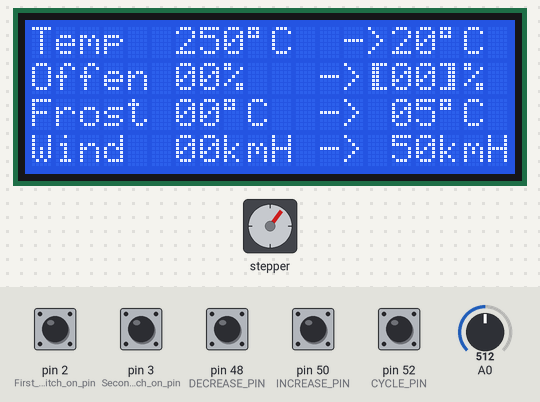
A program run on a simulated Arduino Mega 2560, built with avr-gcc and run on an emulated ATmega2560. On the bench: 20×4 character LCD, stepper motor. The inputs (shaded band) are chosen by the test bench; at power-on: pin 2 (First_stop_switch_on_pin), pin 3 (Second_stop_switch_on_pin), pin 48 (DECREASE_PIN), pin 50 (INCREASE_PIN), pin 52 (CYCLE_PIN) HIGH, A0 = 512. Stepper angles assume 2048 steps per turn; what the program prints to the serial monitor is not drawn.

Above: at 1.3 s.
1.4 s: A0 set to 48
8.3 s: A0 set to 37
At 13.7 s:
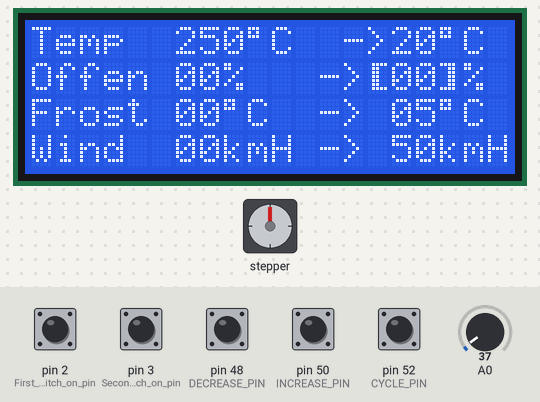
15.2 s: pin 52 (CYCLE_PIN) pulled LOW for 3 s
At 19.3 s:
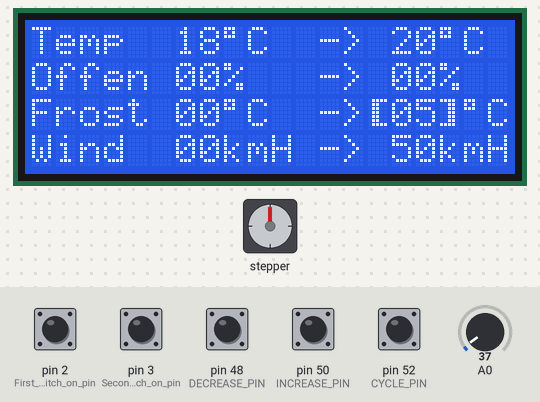
22.1 s: pin 52 (CYCLE_PIN) pulled LOW for 3 s
At 25.8 s:
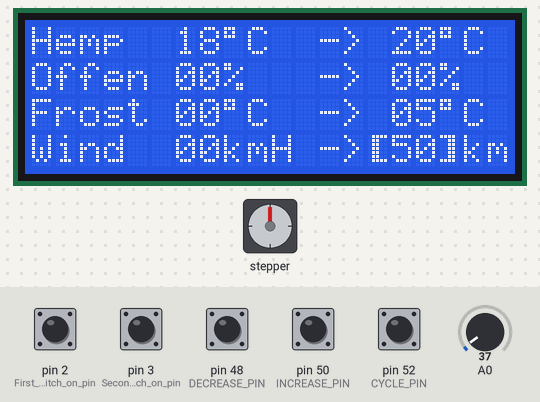
29.0 s: pin 52 (CYCLE_PIN) pulled LOW for 3 s
At 33.4 s:
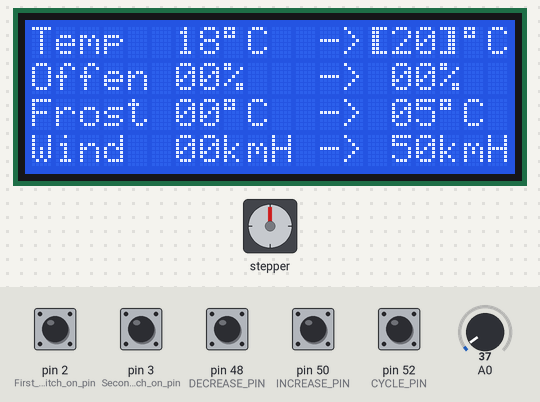
35.9 s: pin 48 (DECREASE_PIN) pulled LOW for 3 s
At 39.9 s:
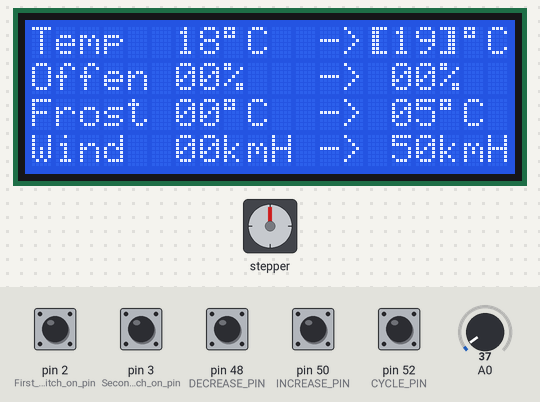
Timing chart, 0 to 41.4 s (numbered marks = the images above; inputs shaded):
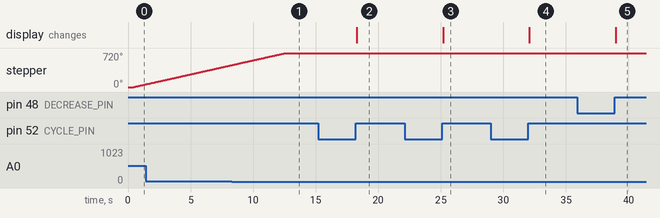

The program:

main.cpp
```cpp
// libraries:
#include <Arduino.h>
#include <Wire.h>
#include <LiquidCrystal_I2C.h>

// own scripts:
#include "stepper_control.h"
#include "display_control.h"
#include "wind_sensor.h"
#include "stop_button.h"
#include "temperature_sensor.h"

const int WIND_SENSOR_PIN = 2;
WindSensor windSensor(WIND_SENSOR_PIN);

TemperatureSensor tempSensor(A0);

#define CYCLE_PIN 52
#define INCREASE_PIN 50
#define DECREASE_PIN 48

#define TEMPERATURE_INCREMENT_VALUE 1
#define OPEN_INCREMENT_VALUE 5
#define FROST_INCREMENT_VALUE 1
#define WIND_INCREMENT_VALUE 10


StepperControl* stepper = new StepperControl();

//initialize stepper

void setup() {
  Serial.begin(9600);
  Stop::initialize();
  windSensor.begin();


  pinMode(CYCLE_PIN, INPUT_PULLUP);
  pinMode(INCREASE_PIN, INPUT_PULLUP);
  pinMode(DECREASE_PIN, INPUT_PULLUP);

  initializeDisplay();
  tempTarget = 20;
  frostTarget = 5;
  windTarget = 50;
  currentLine = 0;
  }

void loop() {


  tempSensor.update();
  //Serial.print(tempSensor.temperatureC);
  tempCurrent = tempSensor.temperatureC;

  //windsensor
  //TODO: implement logic to turn motor until window is closed
  float currentSpeed = windSensor.getSpeed();

  if (windSensor.isSpeedCritical()) {
    windSensor.emergencyStop();
  }

  static unsigned long lastReset = 0;
  if (millis() - lastReset >= 1000) {
      windSensor.resetCount();
      lastReset = millis();

      // Optional: Print speed for debugging
      // Serial.print("Wind speed: ");
      // Serial.print(currentSpeed);
      // Serial.println(" km/h");
  }
  //end windsensor


  handleButtons(CYCLE_PIN, INCREASE_PIN, DECREASE_PIN,
                TEMPERATURE_INCREMENT_VALUE, OPEN_INCREMENT_VALUE,
                FROST_INCREMENT_VALUE, WIND_INCREMENT_VALUE);

  if (tempCurrent>tempTarget){
    stepper->oneRotation(true);
  }
  //
}
```

display_control.cpp
```cpp
#include <Arduino.h>
#include "display_control.h"

// LCD object
LiquidCrystal_I2C lcd(0x27, LCD_COLS, LCD_ROWS); // Adjust address if needed

// Variables for display lines
int tempCurrent = 25;
int tempTarget = 0;
int openPercent = 0;
int openTarget = 0;
int frostCurrent = 0;
int frostTarget = 0;
int windCurrent = 0;
int windTarget = 0;

int currentLine = 0; // 0: Temp, 1: Open, 2: Frost, 3: Wind

bool cyclePressed = false;
bool incPressed = false;
bool decPressed = false;

void initializeDisplay() {
  // Initialize I2C communication
  Wire.begin();

  // Try to scan for I2C devices to check connection
  scanI2CDevices();

  // Initialize LCD
  lcd.init();
  lcd.backlight(); // Turn on backlight

  // Create custom character for inverted display (block character)
  byte leftBracket[8] = {
    B01111,
    B01100,
    B01100,
    B01100,
    B01100,
    B01100,
    B01111,
    B00000
  };
  byte rightBracket[8] = {
    B11110,
    B00110,
    B00110,
    B00110,
    B00110,
    B00110,
    B11110,
    B00000
  };

  lcd.createChar(1, leftBracket);   // Custom char 1 = [
  lcd.createChar(2, rightBracket);  // Custom char 2 = ]
  updateDisplay();
}

void scanI2CDevices() {
  byte error, address;
  int nDevices;

  Serial.println("Scanning...");

  nDevices = 0;
  for(address = 1; address < 127; address++ ) {
    Wire.beginTransmission(address);
    error = Wire.endTransmission();

    if (error == 0) {
      Serial.print("I2C device found at address 0x");
      if (address<16)
        Serial.print("0");
      Serial.print(address,HEX);
      Serial.println("  !");
      nDevices++;
    }
  }
  if (nDevices == 0)
    Serial.println("No I2C devices found\n");
  else
    Serial.println("done\n");
}

void printWithHighlight(int value, int col, int row, bool highlight) {
  lcd.setCursor(col, row);

  if (highlight) {
    // Print left border at column 14
    lcd.setCursor(14, row);
    lcd.write(byte(1)); // Custom [

    // Print value at column 15-16
    lcd.setCursor(15, row);
    if (value < 10) {
      lcd.print("0"); // Leading zero for single digit
    }
    lcd.print(value);

    // Print right border at column 17
    lcd.setCursor(17, row);
    lcd.write(byte(2)); // Custom ]
  } else {
    // Normal printing (no borders)
    lcd.setCursor(15, row); // Center the non-highlighted value
    if (value < 10) lcd.print("0");
    lcd.print(value);
  }
}

void updateDisplay() {
  lcd.clear();

  // Temperature line
  lcd.setCursor(0, 0);
  lcd.print("Temp  ");
  if (tempCurrent < 10) lcd.print(" ");
  lcd.print(tempCurrent);
  lcd.write(223);
  lcd.print("C  -> ");
  printWithHighlight(tempTarget, 15, 0, currentLine == 0);
  lcd.write(223);
  lcd.print("C");

  // Open line
  lcd.setCursor(0, 1);
  lcd.print("Offen ");
  if (openPercent < 10) lcd.print("0");
  lcd.print(openPercent);
  lcd.print("%   -> ");
  printWithHighlight(openTarget, 15, 1, currentLine == 1);
  lcd.print("%");

  // Frost line
  lcd.setCursor(0, 2);
  lcd.print("Frost ");
  if (frostCurrent < 10) lcd.print("0");
  lcd.print(frostCurrent);
  lcd.write(223);
  lcd.print("C  -> ");
  printWithHighlight(frostTarget, 15, 2, currentLine == 2);
  lcd.write(223);
  lcd.print("C");

  // Wind line
  lcd.setCursor(0, 3);
  lcd.print("Wind  ");
  if (windCurrent < 10) lcd.print("0");
  lcd.print(windCurrent);
  lcd.print("kmH -> ");
  printWithHighlight(windTarget, 15, 3, currentLine == 3);
  lcd.print("kmH");
}


// void updateDisplay() {
//   // Clear display first
//   lcd.clear();

//   // Update temperature line (row 0)
//   lcd.setCursor(0, 0);
//   lcd.print("Temp  ");
//   if (tempCurrent < 10) lcd.print(" ");
//   lcd.print(tempCurrent);
//   lcd.write(223);
//   lcd.print("C  ->");
//   printWithHighlight(tempTarget, 15, 0, currentLine == 0);
//   lcd.write(223);
//   lcd.print("C");

//   // Update open line (row 1)
//   lcd.setCursor(0, 1);
//   lcd.print("Offen ");
//   if (openPercent < 10) lcd.print("0");
//   lcd.print(openPercent);
//   lcd.print("%   ->");
//   printWithHighlight(openTarget, 15, 1, currentLine == 1);
//   lcd.print("%  ");

//   // Update frost line (row 2)
//   lcd.setCursor(0, 2);
//   lcd.print("Frost ");
//   if (frostCurrent < 10) lcd.print("0");
//   lcd.print(frostCurrent);
//   lcd.write(223);
//   lcd.print("C  ->");
//   printWithHighlight(frostTarget, 15, 2, currentLine == 2);
//   lcd.write(223);
//   lcd.print("C");

//   // Update wind line (row 3)
//   lcd.setCursor(0, 3);
//   lcd.print("Wind  ");
//   if (windCurrent < 10) lcd.print("0");
//   lcd.print(windCurrent);
//   lcd.print("kmH ->");
//   printWithHighlight(windTarget, 15, 3, currentLine == 3);
//   lcd.print("kmH");
// }

void handleButtons(int cyclePin, int increasePin, int decreasePin,
                   int increment_1, int increment_2,
                   int increment_3, int increment_4) {
  static unsigned long lastCycleTime = 0;
  static unsigned long lastIncreaseTime = 0;
  static unsigned long lastDecreaseTime = 0;
  static const unsigned long debounceDelay = 20;

  if (digitalRead(cyclePin) == HIGH) {
    if (!cyclePressed && millis() - lastCycleTime > debounceDelay) {
      cyclePressed = true;
      lastCycleTime = millis();
      currentLine = (currentLine + 1) % 4;
      updateDisplay();
    }
  } else {
    cyclePressed = false;
  }

  if (digitalRead(increasePin) == HIGH) {
    if (!incPressed && millis() - lastIncreaseTime > debounceDelay) {
      incPressed = true;
      lastIncreaseTime = millis();
      switch(currentLine) {
        case 0: tempTarget += increment_1; break;
        case 1: openTarget += increment_2; break;
        case 2: frostTarget += increment_3; break;
        case 3: windTarget += increment_4; break;
      }
      updateDisplay();
    }
  } else {
    incPressed = false;
  }

  if (digitalRead(decreasePin) == HIGH) {
    if (!decPressed && millis() - lastDecreaseTime > debounceDelay) {
      decPressed = true;
      lastDecreaseTime = millis();
      switch(currentLine) {
        case 0: tempTarget = max(0, tempTarget - increment_1); break;
        case 1: openTarget = max(0, openTarget - increment_2); break;
        case 2: frostTarget = max(0, frostTarget - increment_3); break;
        case 3: windTarget = max(0, windTarget - increment_4); break;
      }
      updateDisplay();
    }
  } else {
    decPressed = false;
  }
}

int getCurrentLine() {
  return currentLine;
}

void setCurrentLine(int line) {
  currentLine = constrain(line, 0, 3);
}
```

display_control.h
```cpp
#ifndef DISPLAY_CONTROL_H
#define DISPLAY_CONTROL_H

#include <Arduino.h>
#include <Wire.h>
#include <LiquidCrystal_I2C.h>

// LCD dimensions
#define LCD_COLS 20
#define LCD_ROWS 4


// Display line variables
extern int tempCurrent;
extern int tempTarget;
extern int openPercent;
extern int openTarget;
extern int frostCurrent;
extern int frostTarget;
extern int windCurrent;
extern int windTarget;

extern LiquidCrystal_I2C lcd;
extern int currentLine;

void initializeDisplay();
void scanI2CDevices();
void updateDisplay();
void handleButtons(int cyclePin, int increasePin, int decreasePin,
                   int increment_1, int increment_2,
                   int increment_3, int increment_4);
int getCurrentLine();
void setCurrentLine(int line);
void printWithHighlight(int value, int col, int row, bool highlight);

#endif
```

stepper_control.cpp
```cpp
#include <Arduino.h>
#include "stepper_control.h"
#include "stop_button.h"

StepperControl::StepperControl(int stepperAPlus, int stepperAMinus,
                               int stepperBPlus, int stepperBMinus) {
  // Store pin numbers for release function
  motorPins[0] = stepperAPlus;
  motorPins[1] = stepperAMinus;
  motorPins[2] = stepperBPlus;
  motorPins[3] = stepperBMinus;

  // Initialize Stepper library with pin order: A+, A-, B+, B-
  stepper = new Stepper(stepsPerRevolution, stepperAPlus, stepperAMinus,
                        stepperBPlus, stepperBMinus);

  // Set default speed (RPM)
  stepper->setSpeed(10);  // Adjust as needed for your motor

  // Initialize position tracking
  currentPosition = 0;
  maxSteps = stepsPerRevolution * 10;  // Adjust based on your window mechanism
}

void StepperControl::oneRotation(bool forward) {
  int steps = forward ? stepsPerRevolution : -stepsPerRevolution;
  moveSteps(stepsPerRevolution, forward);
}

void StepperControl::moveSteps(int steps, bool forward) {
  int actualSteps = forward ? steps : -steps;
  int stepsMoved = 0;

  // Move in smaller increments to check stop buttons frequently
  int stepIncrement = 10;  // Check every 10 steps

  while (stepsMoved < steps) {
    // Check stop buttons
    if (Stop::isStopped_forward() && forward) {
      release();
      return;
    }

    if (Stop::isStopped_backward() && !forward) {
      release();
      return;
    }

    // Move a small increment
    int stepsToMove = min(stepIncrement, steps - stepsMoved);
    int actualMove = forward ? stepsToMove : -stepsToMove;
    stepper->step(actualMove);
    stepsMoved += stepsToMove;

    // Update position tracking
    currentPosition += actualMove;
  }

  release();  // Cut power when idle (no holding force needed)
}

void StepperControl::openWindow(int percentage) {
  // Calculate steps needed for the specified percentage
  // This function is ready for future implementation
  if (percentage < 0) percentage = 0;
  if (percentage > 100) percentage = 100;

  int targetSteps = (maxSteps * percentage) / 100;
  int stepsToMove = targetSteps - currentPosition;

  if (stepsToMove > 0) {
    moveSteps(stepsToMove, true);
  } else if (stepsToMove < 0) {
    moveSteps(-stepsToMove, false);
  }
}

void StepperControl::closeWindow(int percentage) {
  // Close by the specified percentage
  // 100% close means fully closed, 50% means close halfway from current position
  if (percentage < 0) percentage = 0;
  if (percentage > 100) percentage = 100;

  int stepsToMove = (currentPosition * percentage) / 100;

  if (stepsToMove > 0) {
    moveSteps(stepsToMove, false);
  }
}

void StepperControl::setSpeed(int rpm) {
  stepper->setSpeed(rpm);
}

// Cut power to all motor coils (eliminates vibrations)
void StepperControl::release() {
  for(int i = 0; i < 4; i++) {
    pinMode(motorPins[i], OUTPUT);
    digitalWrite(motorPins[i], LOW);
  }
}
```

stepper_control.h
```cpp
// StepperControl.h
#ifndef STEPPER_CONTROL_H
#define STEPPER_CONTROL_H

#include <Arduino.h>
#include <Stepper.h>

class StepperControl {
  public:
    StepperControl(int stepperAPlus = 53, int stepperAMinus = 51,
                   int stepperBPlus = 49, int stepperBMinus = 47);
    void oneRotation(bool forward = true);
    void moveSteps(int steps, bool forward = true);
    void openWindow(int percentage);
    void closeWindow(int percentage);
    void setSpeed(int rpm);
    void release();

  private:
    Stepper* stepper;
    const int stepsPerRevolution = 2048; // Typical for 28BYJ-48 with 1/64 reduction
    int motorPins[4];
    int currentPosition;  // Track current position for future use
    int maxSteps;         // Maximum steps for full open/close
};

#endif
```

stop_button.cpp
```cpp
#include "stop_button.h"
#include <Arduino.h>

volatile bool Stop::stopped_forward = false;
volatile bool Stop::stopped_backward = false;

void Stop::initialize() {
    // Initialize your switch pins here (use INPUT_PULLUP if switches are connected to ground)
    pinMode(2, INPUT_PULLUP);  // First stop switch on pin 2
    pinMode(3, INPUT_PULLUP);  // Second stop switch on pin 3

    // Attach interrupts (FALLING for when switch is pressed, goes from HIGH to LOW)
    attachInterrupt(digitalPinToInterrupt(2), stopISR1, FALLING);
    attachInterrupt(digitalPinToInterrupt(3), stopISR2, FALLING);
}

bool Stop::isStopped_forward() {
    return stopped_forward;
}

bool Stop::isStopped_backward() {
    return stopped_backward;
}

void Stop::resetStop() {
    stopped_forward = false;
    stopped_backward = false;
}

void Stop::stopISR1() {
    stopped_forward = true;
}

void Stop::stopISR2() {
    stopped_backward = true;
}
```

stop_button.h
```cpp
#ifndef STOP_BUTTON_H
#define STOP_BUTTON_H

#include <Arduino.h>

class Stop {
public:
    static void initialize();
    static bool isStopped_forward();
    static bool isStopped_backward();
    static void resetStop();

private:
    static volatile bool stopped_forward;
    static volatile bool stopped_backward;
    static void stopISR1();
    static void stopISR2();
};

#endif
```

temperature_sensor.cpp
```cpp
#include "temperature_sensor.h"
#include <Arduino.h>

TemperatureSensor::TemperatureSensor(int pin) {
  _sensorPin = pin;
  pinMode(_sensorPin, INPUT);
  temperatureC = 0.0; // Initialize temperature
}

void TemperatureSensor::update() {
  // Read analog value (0-1023 for 0-5V)
  int sensorValue = analogRead(_sensorPin);

  // Convert to voltage (5V reference)
  float voltage = sensorValue * (5.0 / 1023.0);

  // Convert voltage to temperature (LM35: 10mV per °C)
  temperatureC = voltage * 100.0;
}
```

temperature_sensor.h
```cpp
#ifndef TEMPERATURE_SENSOR_H
#define TEMPERATURE_SENSOR_H

class TemperatureSensor {
  public:
    // Public readable temperature variable (in Celsius)
    float temperatureC;

    // Constructor
    TemperatureSensor(int pin);

    // Method to update temperature reading
    void update();

  private:
    int _sensorPin;
};

#endif
```

wind_sensor.cpp
```cpp
#include "wind_sensor.h"

WindSensor* WindSensor::_instance = nullptr;

WindSensor::WindSensor(int interruptPin) : _interruptPin(interruptPin), _rotationCount(0) {
    _instance = this;
}

void WindSensor::begin() {
    pinMode(_interruptPin, INPUT_PULLUP);
    attachInterrupt(digitalPinToInterrupt(_interruptPin), []() {
        if (_instance) _instance->_rotationCount++;
    }, FALLING);
}

float WindSensor::getSpeed() {
    return calculateSpeed(_rotationCount);
}

void WindSensor::resetCount() {
    noInterrupts();
    _rotationCount = 0;
    interrupts();
}

bool WindSensor::isSpeedCritical() {
    return getSpeed() > 30.0; // 30 km/h threshold
}

void WindSensor::emergencyStop() {
    Serial.println("! WIND ZU SCHNELL - ABSCHALTUNG !");
    // Add emergency stop actions here
}

float WindSensor::calculateSpeed(unsigned long rotations) {
    const float radius = 0.1; // Radius in meters
    const float circumference = 2 * PI * radius;
    float speed = (rotations * circumference) / 1.0; // m/s (simplified)
    return speed * 3.6; // Convert to km/h
}
```

wind_sensor.h
```cpp
#ifndef WIND_SENSOR_H
#define WIND_SENSOR_H

#include <Arduino.h>

class WindSensor {
public:
    WindSensor(int interruptPin);
    void begin();
    float getSpeed();
    void resetCount();
    bool isSpeedCritical();
    void emergencyStop();

private:
    int _interruptPin;
    volatile unsigned long _rotationCount;
    static void countRotation();
    static WindSensor* _instance; // For ISR access
    float calculateSpeed(unsigned long rotations);
};

#endif
```

Measured:
- the behaviour switches between 43 and 42 on A0 (found by bisection; images 0 and 1)
- after the input at 8.3 s, stepper: goes on until 12.6 s, then stays 720°
- after the input at 15.2 s, the display: changes after 3.1 s (image 2)
- after the input at 22.1 s, the display: changes after 3.1 s (image 3)
- after the input at 29.0 s, the display: changes after 3.1 s (image 4)
- after the input at 35.9 s, the display: changes after 3.1 s (image 5)
